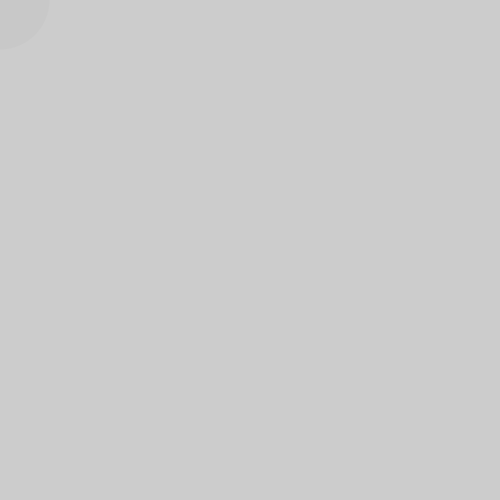
Frame 1 (no input)
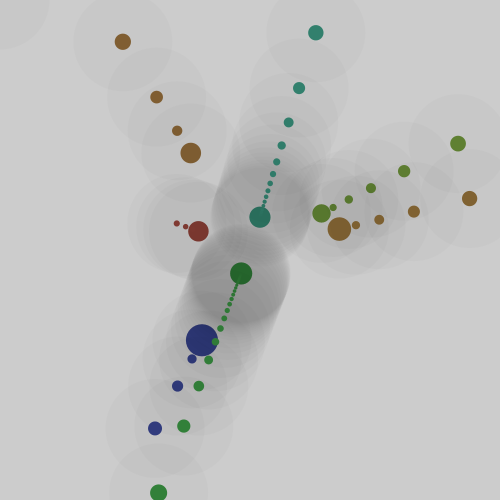
Frame 60 (the mouse pressed at the canvas centre just before this capture)
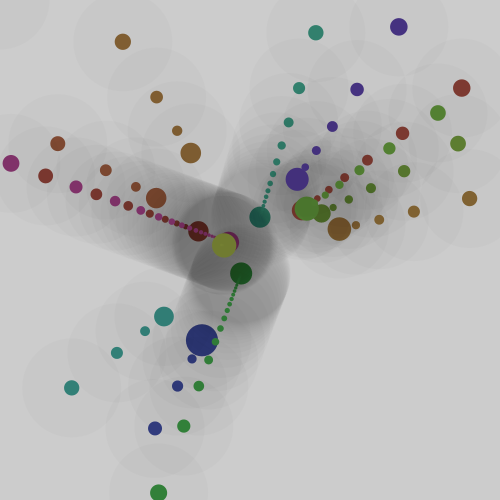
Frame 120 (the mouse held since frame 60 and released just before this capture)

The Processing sketch that drew these frames (run headless with seeded random() and noise(); from frame 60 on, the mouse is pressed at the canvas centre):

// Processing sketch: Multiverse
// ── Multiverse.pde
float x,y,d;int c,i=250;
void setup(){size(500,500);noStroke();colorMode(HSB,99);}
void draw(){fill(0,2);circle(x,y,99);fill(c);circle(x,y,d*9);d=dist(i,i,x,y)/99;x+=d*(x-i)/5;y+=d*(y-i)/5;if(x>500||x<0||y>500||y<0){c=color(random(99),60,50);x=random(150,350);y=random(150,350);}}
